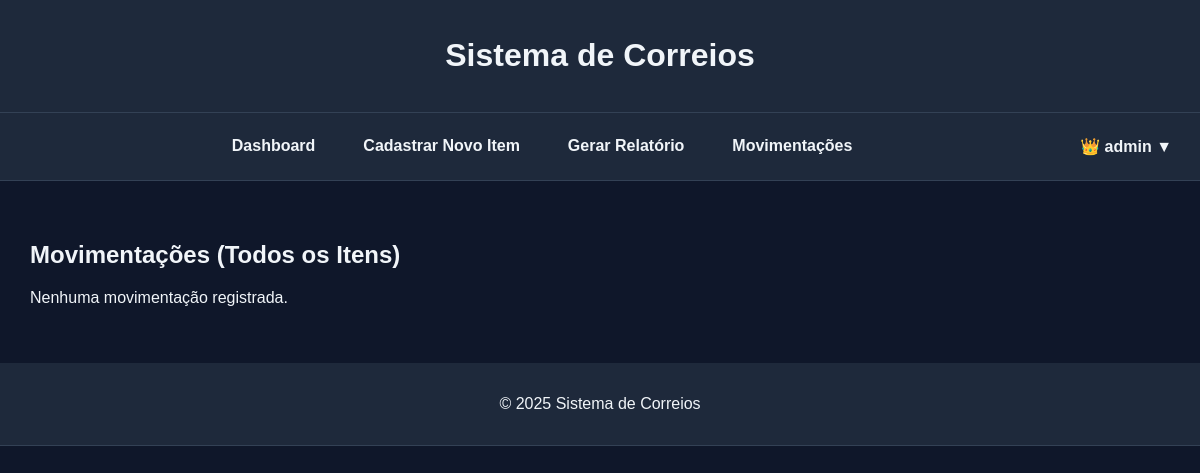
Before: /movimentacoes (signed in) with the older database file.
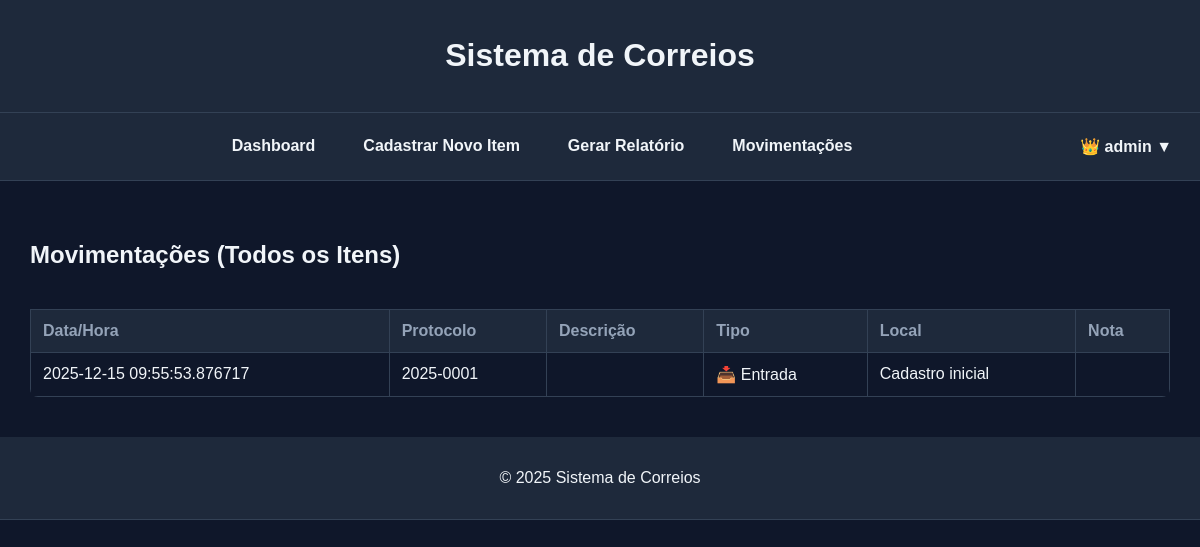
After: the same page with the newer database file.
### app.py (models this page shows)
class Movement(db.Model):
    id = db.Column(db.Integer, primary_key=True)
    protocol = db.Column(db.String(20), db.ForeignKey('item.protocol'))
    type = db.Column(db.String(20))  # Entrada ou Saída
    location = db.Column(db.String(100))
    note = db.Column(db.String(200))
    created_at = db.Column(db.DateTime, default=datetime.now)

### app.py (the view)
@app.route("/movimentacoes")
@admin_required   # 👑 Apenas administradores podem acessar
def movimentacoes():
    movements = Movement.query.all()
    return render_template("movimentacoes.html", movements=movements)

### app.py (called while the page is built)
def admin_required(f):
    @wraps(f)
    def decorated_function(*args, **kwargs):
        if not current_user.is_authenticated or current_user.role != "admin":
            abort(403)  # acesso negado
        return f(*args, **kwargs)
    return decorated_function

@login_manager.user_loader
def load_user(user_id):
    return User.query.get(int(user_id))

### templates/movimentacoes.html
{% extends "base.html" %}
{% block content %}
<section class="panel-card">
  <h2>Movimentações (Todos os Itens)</h2>
  {% if movements %}
    <div class="table-container">
      <table>
        <thead>
          <tr>
            <th>Data/Hora</th>
            <th>Protocolo</th>
            <th>Descrição</th>
            <th>Tipo</th>
            <th>Local</th>
            <th>Nota</th>
          </tr>
        </thead>
        <tbody>
          {% for mov in movements %}
          <tr>
            <td class="nowrap">{{ mov.created_at }}</td>
            <td class="nowrap">{{ mov.protocol }}</td>
            <td>{{ mov.description or '' }}</td>
            <td class="nowrap">
              {% if mov.type == "Entrada" %}
                📥 Entrada
              {% elif mov.type == "Saída" %}
                📤 Saída
              {% endif %}
            </td>
            <td>{{ mov.location }}</td>
            <td>{{ mov.note or '' }}</td>
          </tr>
          {% endfor %}
        </tbody>
      </table>
    </div>
  {% else %}
    <p>Nenhuma movimentação registrada.</p>
  {% endif %}
</section>
{% endblock %}

Changed rows visible on the page:
added Movement: created_at "2025-12-15 09:55:53.876717", protocol "2025-0001", type "📥 Entrada", location "Cadastro inicial"
Other visible differences:
text no longer shown: "Nenhuma movimentação registrada."
text now shown: "Data/Hora Protocolo Descrição Tipo Local Nota"
